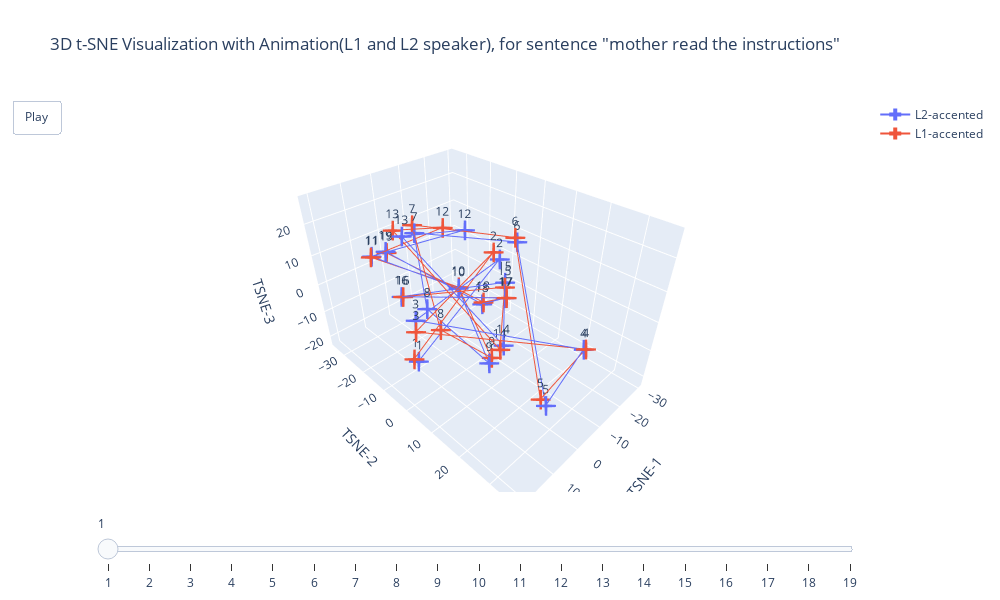

Notebook code cell kept with this figure:
### Code cell
import plotly.graph_objects as go


filtered_df = df[(df['ID'].isin(['ALL_005_M_CMN_ENG_HT1', 'ALL_133_M_ENG_ENG_HT1'])) & 
                 (df['Sentence'] == 'mother read the instructions')]


talker_ids = filtered_df['ID'].unique()
talker_data_dict = {talker_id: filtered_df[filtered_df['ID'] == talker_id] for talker_id in talker_ids}


all_x = filtered_df['TSNE-1']
all_y = filtered_df['TSNE-2']
all_z = filtered_df['TSNE-3']

x_range = [all_x.min() - 5, all_x.max() + 5]
y_range = [all_y.min() - 5, all_y.max() + 5]
z_range = [all_z.min() - 5, all_z.max() + 5]


fig = go.Figure()
for talker_id in talker_ids:
    talker_data = talker_data_dict[talker_id]
    point_numbers = [str(i + 1) for i in range(len(talker_data))]
    fig.add_trace(go.Scatter3d(
        x=talker_data['TSNE-1'],
        y=talker_data['TSNE-2'],
        z=talker_data['TSNE-3'],
        mode='lines+markers+text',
        marker=dict(size=10 ,symbol="cross"),
        line=dict(width=2),
        name=list(talker_data['Category'])[0]+'-accented',
        text=[f"{idx+1}" for idx in range(len(talker_data))],
        textposition='top center',
        hoverinfo='text'
    ))


max_time_steps = max(len(talker_data_dict[talker_id]) for talker_id in talker_ids)
frames = []
for i in range(max_time_steps):
    frame_data = []
    for talker_id in talker_ids:
        talker_data = talker_data_dict[talker_id]
        if i < len(talker_data):  
            frame_data.append(go.Scatter3d(
                x=talker_data['TSNE-1'][:i],
                y=talker_data['TSNE-2'][:i],
                z=talker_data['TSNE-3'][:i],
                mode='lines+markers+text',
                marker=dict(size=10 ,symbol="cross"),
                line=dict(width=2),
                name=list(talker_data['Category'])[0]+'-accented',
                text=[f"{idx+1}" for idx in range(len(talker_data))],
                textposition='top center',
                hoverinfo='text'
            ))
    frames.append(go.Frame(data=frame_data, name=str(i+1)))
camera = dict(
    up=dict(x=0, y=0, z=1),
    center=dict(x=0, y=0, z=0),
    eye=dict(x=1.25, y=1.25, z=1.25)
)

fig.update(frames=frames)
fig.update_layout(
    updatemenus=[dict(type='buttons', showactive=False,
                      buttons=[dict(label='Play',
                                    method='animate',
                                    args=[None, dict(frame=dict(duration=500, redraw=True),
                                                     fromcurrent=True, mode='immediate')])])],
    sliders=[dict(steps=[dict(label=str(i+1),
                              method='animate',
                              args=[[str(i+1)], dict(frame=dict(duration=500, redraw=True),
                                                     mode='immediate')]) for i in range(max_time_steps)],
                  active=0)],
    scene_camera=camera,
    scene=dict(
        xaxis=dict(title='TSNE-1', range=x_range),  
        yaxis=dict(title='TSNE-2', range=y_range),  
        zaxis=dict(title='TSNE-3', range=z_range)   
    )
)



fig.update_layout(
    scene_camera=camera,
    scene=dict(
        xaxis=dict(title='TSNE-1', range=x_range),  
        yaxis=dict(title='TSNE-2', range=y_range),  
        zaxis=dict(title='TSNE-3', range=z_range)   
    ),
    title='3D t-SNE Visualization with Animation(L1 and L2 speaker), for sentence "mother read the instructions"',
    width=1000,
    height=600,
)
fig.show()

### Figure 1 — Plotly figure (JSON) as saved in the notebook; plotly's stock layout.template omitted (floating-point values rounded to 4 significant figures)
{"data": [{"hoverinfo": "text", "line": {"width": 2}, "marker": {"size": 10, "symbol": "cross"}, "mode": "lines+markers+text", "name": "L2-accented", "text": ["1", "2", "3", "4", "5", "6", "7", "8", "9", "10", "11", "12", "13", "14", "15", "16", "17", "18", "19"], "textposition": "top center", "type": "scatter3d", "x": [11.06, -12.09, 16.32, -4.883, 0.8286, -26.72, -3.713, 11.67, -1.828, -15.12, 6.937, -16.21, 10.67, -1.609, -19.39, 7.036, 3.575, -15.22, 2.25], "y": [-8.218, 1.219, -0.7818, 33.03, 28.54, -4.703, -24.02, -1.73, 7.22, -18.21, -31.54, -15.94, -10.55, 12.32, -2.671, -18.68, 16.63, -7.976, -30.96], "z": [-18.59, 11.19, 4.338, 3.905, -14.8, 8.402, 12.47, 5.009, -16.92, -10.16, 5.449, 11.96, 22.28, -6.545, -1.991, -2.589, 14.28, -11.03, 5.502]}, {"hoverinfo": "text", "line": {"width": 2}, "marker": {"size": 10, "symbol": "cross"}, "mode": "lines+markers+text", "name": "L1-accented", "text": ["1", "2", "3", "4", "5", "6", "7", "8", "9", "10", "11", "12", "13", "14", "15", "16", "17", "18", "19"], "textposition": "top center", "type": "scatter3d", "x": [12.08, -11.46, 17.69, -5.267, 0.722, -25.62, -5.011, 11.42, -3.143, -15.61, 7.218, -14.72, 11.3, -0.1797, -18.43, 6.882, 3.45, -15.35, 1.513], "y": [-8.806, -0.4539, 0.7135, 33.35, 26.77, -4.636, -26.37, 2.69, 6.958, -18.66, -31.55, -23.97, -13.14, 12.43, -1.878, -18.14, 16.8, -7.593, -31.62], "z": [-17.41, 12.97, 2.294, 3.965, -14.0, 10.4, 13.75, 0.5539, -15.82, -10.15, 5.299, 10.22, 23.16, -7.09, -2.926, -2.421, 14.36, -10.15, 4.475]}], "layout": {"height": 600, "scene": {"camera": {"center": {"x": 0, "y": 0, "z": 0}, "eye": {"x": 1.25, "y": 1.25, "z": 1.25}, "up": {"x": 0, "y": 0, "z": 1}}, "xaxis": {"range": [-31.72, 22.69], "title": {"text": "TSNE-1"}}, "yaxis": {"range": [-36.62, 38.35], "title": {"text": "TSNE-2"}}, "zaxis": {"range": [-23.59, 28.16], "title": {"text": "TSNE-3"}}}, "sliders": [{"active": 0, "steps": [{"args": [["1"], {"frame": {"duration": 500, "redraw": true}, "mode": "immediate"}], "label": "1", "method": "animate"}, {"args": [["2"], {"frame": {"duration": 500, "redraw": true}, "mode": "immediate"}], "label": "2", "method": "animate"}, {"args": [["3"], {"frame": {"duration": 500, "redraw": true}, "mode": "immediate"}], "label": "3", "method": "animate"}, {"args": [["4"], {"frame": {"duration": 500, "redraw": true}, "mode": "immediate"}], "label": "4", "method": "animate"}, {"args": [["5"], {"frame": {"duration": 500, "redraw": true}, "mode": "immediate"}], "label": "5", "method": "animate"}, {"args": [["6"], {"frame": {"duration": 500, "redraw": true}, "mode": "immediate"}], "label": "6", "method": "animate"}, {"args": [["7"], {"frame": {"duration": 500, "redraw": true}, "mode": "immediate"}], "label": "7", "method": "animate"}, {"args": [["8"], {"frame": {"duration": 500, "redraw": true}, "mode": "immediate"}], "label": "8", "method": "animate"}, {"args": [["9"], {"frame": {"duration": 500, "redraw": true}, "mode": "immediate"}], "label": "9", "method": "animate"}, {"args": [["10"], {"frame": {"duration": 500, "redraw": true}, "mode": "immediate"}], "label": "10", "method": "animate"}, {"args": [["11"], {"frame": {"duration": 500, "redraw": true}, "mode": "immediate"}], "label": "11", "method": "animate"}, {"args": [["12"], {"frame": {"duration": 500, "redraw": true}, "mode": "immediate"}], "label": "12", "method": "animate"}, {"args": [["13"], {"frame": {"duration": 500, "redraw": true}, "mode": "immediate"}], "label": "13", "method": "animate"}, {"args": [["14"], {"frame": {"duration": 500, "redraw": true}, "mode": "immediate"}], "label": "14", "method": "animate"}, {"args": [["15"], {"frame": {"duration": 500, "redraw": true}, "mode": "immediate"}], "label": "15", "method": "animate"}, {"args": [["16"], {"frame": {"duration": 500, "redraw": true}, "mode": "immediate"}], "label": "16", "method": "animate"}, {"args": [["17"], {"frame": {"duration": 500, "redraw": true}, "mode": "immediate"}], "label": "17", "method": "animate"}, {"args": [["18"], {"frame": {"duration": 500, "redraw": true}, "mode": "immediate"}], "label": "18", "method": "animate"}, {"args": [["19"], {"frame": {"duration": 500, "redraw": true}, "mode": "immediate"}], "label": "19", "method": "animate"}]}], "title": {"text": "3D t-SNE Visualization with Animation(L1 and L2 speaker), for sentence \"mother read the instructions\""}, "updatemenus": [{"buttons": [{"args": [null, {"frame": {"duration": 500, "redraw": true}, "fromcurrent": true, "mode": "immediate"}], "label": "Play", "method": "animate"}], "showactive": false, "type": "buttons"}], "width": 1000}}
